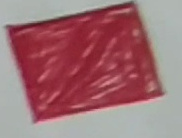
#> input picture video_operations/mark3.jpg, 182 x 138 px
$ python template_matching.py   (Python 2 division)
#> lines starting #> are read from the running program, lines starting #| are printed output that depends on the picture
from datetime import datetime as dt
import numpy as np
import cv2

def test(name, frame):
	print 'hello test'
	cv2.imwrite('./images/'+name+'.jpg',frame)

def templet(name, frame, template):
	#img_rgb = cv2.imread('im1.jpg')
	img_gray = cv2.cvtColor(frame, cv2.COLOR_BGR2GRAY)
	#template = cv2.imread('mark1.jpg',0)

	w, h = template.shape[::-1]

	res = cv2.matchTemplate(img_gray,template,cv2.TM_CCOEFF_NORMED)
	threshold = 0.7

	loc = np.where( res >= threshold)

	for pt in zip(*loc[::-1]):
	    cv2.rectangle(frame, pt, (pt[0] + w, pt[1] + h), (0,0,255), 2)


	cv2.imwrite('./images/'+name+'.jpg',frame)


capture = cv2.VideoCapture("v2.mp4")
template = cv2.imread('mark3.jpg',0)
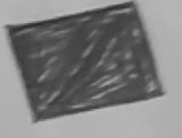
#> template: shape (138, 182); min 43, max 191, mean 127.1

while(capture.isOpened()):
	ret, frame = capture.read()

	#gray = cv2.cvtColor(frame, cv2.COLOR_BGR2GRAY)

	cv2.imshow('frame' , frame)
	name = str(dt.now())
	print name
	templet(name, frame, template)
#> (the run stopped early here; a loop or call above may not have finished)
